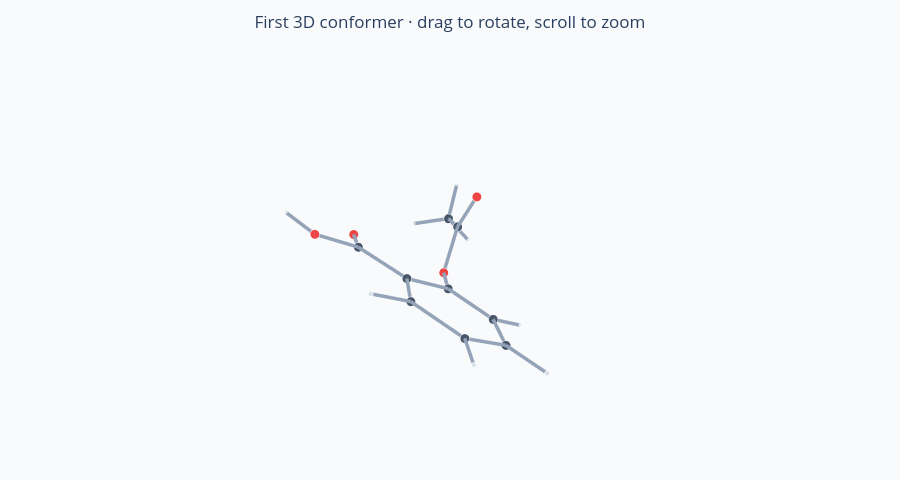

Notebook source saved alongside this figure:
### Markdown cell above
### Show Conformer

### Code cell
import plotly.graph_objects as go

# Display the first generated conformer without changing its coordinates.
conformer = mol.GetConformer(conformer_ids[0])
positions = conformer.GetPositions()
symbols = [atom.GetSymbol() for atom in mol.GetAtoms()]
colors = {"H": "#dce3eb", "C": "#475569", "N": "#3b82f6", "O": "#ef4444",
          "F": "#22c55e", "Cl": "#22c55e", "Br": "#a16207", "I": "#a855f7",
          "S": "#eab308", "P": "#f97316"}

bond_x, bond_y, bond_z = [], [], []
for bond in mol.GetBonds():
    start, end = positions[bond.GetBeginAtomIdx()], positions[bond.GetEndAtomIdx()]
    for values, a, b in zip((bond_x, bond_y, bond_z), start, end):
        values.extend([float(a), float(b), None])

fig = go.Figure([
    go.Scatter3d(x=bond_x, y=bond_y, z=bond_z, mode="lines",
                 line=dict(color="#94a3b8", width=7), hoverinfo="skip"),
    go.Scatter3d(x=positions[:, 0], y=positions[:, 1], z=positions[:, 2],
                 mode="markers", text=[f"{symbol} · atom {i}" for i, symbol in enumerate(symbols)],
                 hovertemplate="%{text}<extra></extra>",
                 marker=dict(size=[6 if symbol == "H" else 11 for symbol in symbols],
                             color=[colors.get(symbol, "#a855f7") for symbol in symbols],
                             opacity=1, line=dict(color="#ffffff", width=1))),
])
fig.update_layout(
    title=dict(text="First 3D conformer · drag to rotate, scroll to zoom", x=0.5),
    height=480, showlegend=False, paper_bgcolor="#f8fafc",
    margin=dict(l=0, r=0, b=0, t=55),
    scene=dict(xaxis=dict(visible=False), yaxis=dict(visible=False),
               zaxis=dict(visible=False), aspectmode="data", bgcolor="#f8fafc",
               camera=dict(eye=dict(x=1.5, y=1.5, z=1.1))),
)
fig.show(config={"displaylogo": False})

### Figure 1 — Plotly figure (JSON) as saved in the notebook; plotly's stock layout.template omitted (floating-point values rounded to 4 significant figures)
{"data": [{"hoverinfo": "skip", "line": {"color": "#94a3b8", "width": 7}, "mode": "lines", "type": "scatter3d", "x": [-2.652, -1.824, null, -1.824, -1.908, null, -1.824, -0.9858, null, -0.9858, -0.1116, null, -0.1116, -0.464, null, -0.464, 0.3779, null, 0.3779, 1.571, null, 1.571, 1.929, null, 1.929, 1.093, null, 1.093, 1.482, null, 1.482, 0.8888, null, 1.482, 2.626, null, 1.093, -0.1116, null, -2.652, -3.305, null, -2.652, -3.271, null, -2.652, -2.0, null, -0.464, -1.393, null, 0.3779, 0.1041, null, 1.571, 2.226, null, 1.929, 2.868, null, 2.626, 2.748, null], "y": [-2.204, -0.9974, null, -0.9974, -0.3627, null, -0.9974, -0.7216, null, -0.7216, 0.3381, null, 0.3381, 1.587, null, 1.587, 2.679, null, 2.679, 2.521, null, 2.521, 1.267, null, 1.267, 0.1554, null, 0.1554, -1.187, null, -1.187, -2.236, null, -1.187, -1.158, null, 0.1554, 0.3381, null, -2.204, -1.985, null, -2.204, -2.463, null, -2.204, -3.052, null, 1.587, 1.709, null, 2.679, 3.655, null, 2.521, 3.375, null, 1.267, 1.169, null, -1.158, -2.089, null], "z": [-0.07326, 0.2545, null, 0.2545, 1.298, null, 0.2545, -0.8202, null, -0.8202, -0.5612, null, -0.5612, -1.084, null, -1.084, -0.8862, null, -0.8862, -0.1811, null, -0.1811, 0.3236, null, 0.3236, 0.1329, null, 0.1329, 0.6414, null, 0.6414, 0.4729, null, 0.6414, 1.352, null, 0.1329, -0.5612, null, -0.07326, -0.9218, null, -0.07326, 0.7901, null, -0.07326, -0.2966, null, -1.084, -1.634, null, -0.8862, -1.28, null, -0.1811, -0.02477, null, 0.3236, 0.8634, null, 1.352, 1.633, null]}, {"hovertemplate": "%{text}<extra></extra>", "marker": {"color": ["#475569", "#475569", "#ef4444", "#ef4444", "#475569", "#475569", "#475569", "#475569", "#475569", "#475569", "#475569", "#ef4444", "#ef4444", "#dce3eb", "#dce3eb", "#dce3eb", "#dce3eb", "#dce3eb", "#dce3eb", "#dce3eb", "#dce3eb"], "line": {"color": "#ffffff", "width": 1}, "opacity": 1, "size": [11, 11, 11, 11, 11, 11, 11, 11, 11, 11, 11, 11, 11, 6, 6, 6, 6, 6, 6, 6, 6]}, "mode": "markers", "text": ["C · atom 0", "C · atom 1", "O · atom 2", "O · atom 3", "C · atom 4", "C · atom 5", "C · atom 6", "C · atom 7", "C · atom 8", "C · atom 9", "C · atom 10", "O · atom 11", "O · atom 12", "H · atom 13", "H · atom 14", "H · atom 15", "H · atom 16", "H · atom 17", "H · atom 18", "H · atom 19", "H · atom 20"], "type": "scatter3d", "x": [-2.652, -1.824, -1.908, -0.9858, -0.1116, -0.464, 0.3779, 1.571, 1.929, 1.093, 1.482, 0.8888, 2.626, -3.305, -3.271, -2.0, -1.393, 0.1041, 2.226, 2.868, 2.748], "y": [-2.204, -0.9974, -0.3627, -0.7216, 0.3381, 1.587, 2.679, 2.521, 1.267, 0.1554, -1.187, -2.236, -1.158, -1.985, -2.463, -3.052, 1.709, 3.655, 3.375, 1.169, -2.089], "z": [-0.07326, 0.2545, 1.298, -0.8202, -0.5612, -1.084, -0.8862, -0.1811, 0.3236, 0.1329, 0.6414, 0.4729, 1.352, -0.9218, 0.7901, -0.2966, -1.634, -1.28, -0.02477, 0.8634, 1.633]}], "layout": {"height": 480, "margin": {"b": 0, "l": 0, "r": 0, "t": 55}, "paper_bgcolor": "#f8fafc", "scene": {"aspectmode": "data", "bgcolor": "#f8fafc", "camera": {"eye": {"x": 1.5, "y": 1.5, "z": 1.1}}, "xaxis": {"visible": false}, "yaxis": {"visible": false}, "zaxis": {"visible": false}}, "showlegend": false, "title": {"text": "First 3D conformer · drag to rotate, scroll to zoom", "x": 0.5}}}
